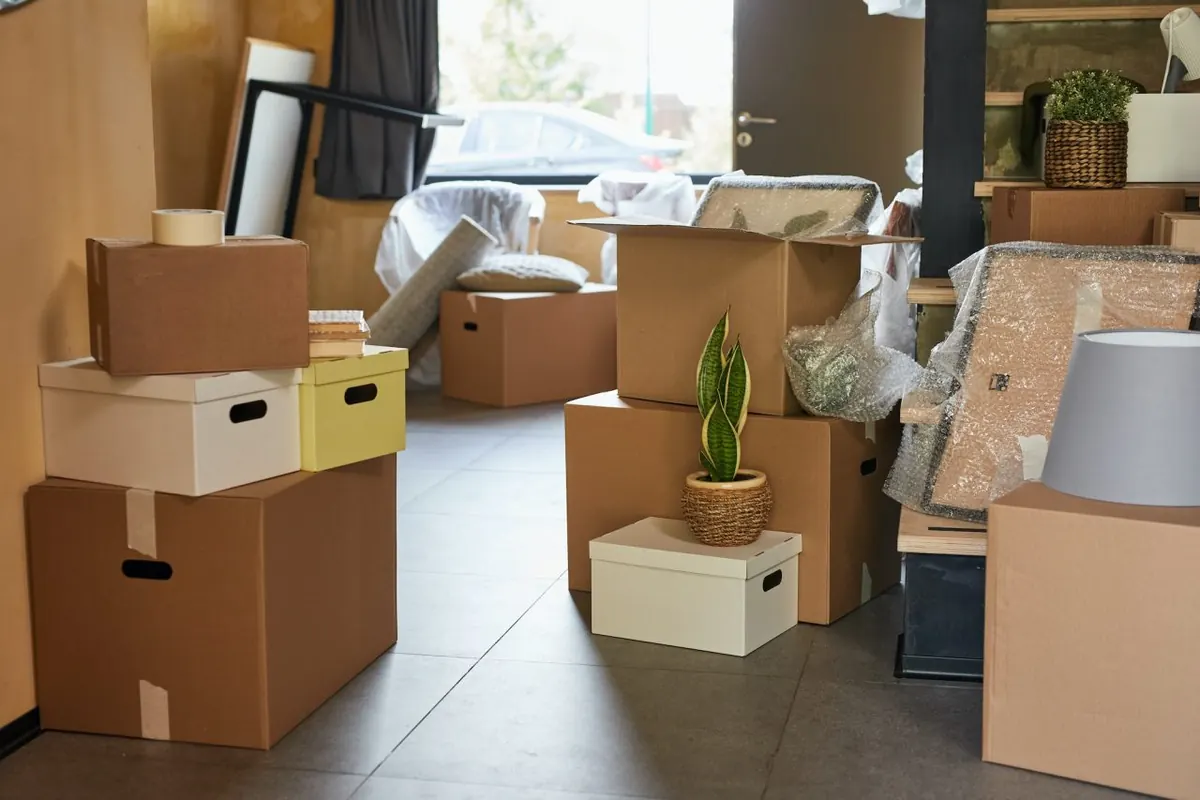
#> input picture img/dozen-nieuwe-woning-1200.webp, 1200 x 800 px, given in place of rdboard-boxes-while-relocating-into-new-apartment-scaled.jpg, which was not available
$ python images.py ../img ../img/dozen-nieuwe-woning-1280.webp
#> lines starting #> are read from the running program, lines starting #| are printed output that depends on the picture
"""Zet de originele WordPress-uploads om naar geoptimaliseerde WebP in meerdere breedtes."""
import json, os, sys
from PIL import Image, ImageOps
U = sys.argv[1]; OUT = sys.argv[2]
# bron -> (nieuwe naam, alt-tekst)
MAP = {
 "2023/12/closeup-man-carrying-cardboard-boxes-while-relocating-into-new-apartment-scaled.jpg": ("verhuisdozen-dragen", "Verhuisdozen worden een nieuwe woning in gedragen"),
 "2024/06/002.jpg": ("verhuizers-voordeur", "Twee verhuizers van HJ Verhuizing bij de voordeur met verhuisdozen"),
 "2024/06/003-1.jpg": ("kennismaking-voordeur", "Verhuizers van HJ Verhuizing geven een klant een hand bij de voordeur"),
 "2024/06/75-1.jpg": ("verhuizer-met-doos", "Verhuizer van HJ Verhuizing draagt een verhuisdoos"),
 "2024/06/75-scaled.jpg": ("verhuizer-met-doos-staand", "Verhuizer van HJ Verhuizing loopt met een verhuisdoos naar de woning"),
 "2026/01/IMG_6479.png": ("verhuizer-uitgesneden", "Verhuizer van HJ Verhuizing met een verhuisdoos"),
 "2026/01/boxes-in-new-home.jpg": ("dozen-nieuwe-woning", "Verhuisdozen in een nieuwe woning"),
 "2026/01/moving-a-young-couple-3-e1670171915618.jpg": ("stel-tussen-verhuisdozen", "Stel rust uit op de bank tussen de verhuisdozen"),
 "2026/01/moving.jpg": ("stel-lege-woning", "Stel zit op de vloer van hun nieuwe woning tussen verhuisdozen"),
 "2026/06/deventer-verhuisbedrijf.jpeg": ("verhuizer-steekwagen-woonkamer", "Verhuizer van HJ Verhuizing met een steekwagen in een woonkamer"),
 "2026/06/senioren-verhuis.jpeg": ("verhuiswagen-laden", "Team van HJ Verhuizing laadt de verhuiswagen met een steekwagen"),
 "2026/06/verhuis-zwolle.jpeg": ("verhuiswagen-laden-2", "Verhuizers laden dozen in de verhuiswagen onder een carport"),
 "2026/06/verhuisbedrijf-hattem.jpeg": ("verhuiswagen-laden-3", "Verhuizers van HJ Verhuizing aan het werk bij de verhuiswagen"),
 "2026/06/verhuisbedrijf-meppel.jpeg": ("verhuizer-draagt-doos", "Verhuizer van HJ Verhuizing draagt een doos door de woning"),
 "2026/06/verhuisbedrijf-zwolle.jpeg": ("team-laadt-verhuiswagen", "Drie verhuizers van HJ Verhuizing laden de verhuiswagen vol dozen"),
 "2026/06/verhuisservice-hattem.jpeg": ("verhuizer-verhuisdoos-binnen", "Verhuizer van HJ Verhuizing draagt een verhuisdoos de woning uit"),
 "2026/06/verhuisservice-meppel.jpeg": ("spiegel-dragen", "Twee verhuizers dragen voorzichtig een grote spiegel naar buiten"),
 "2026/06/verhuisservice-zwolle.jpeg": ("kast-dragen", "Verhuizers van HJ Verhuizing dragen een kast naar de verhuiswagen"),
 "2026/06/verhuizing-1.jpeg": ("meubel-dragen", "Verhuizer van HJ Verhuizing draagt een meubelstuk naar buiten"),
 "2026/06/verhuizing-e1781340699453.jpeg": ("hj-verhuizing-shirt", "Verhuizer in een shirt van HJ Verhuizing"),
 "2026/06/verhuizing-hattem.jpeg": ("verhuiswagen-dozen", "Verhuiswagen vol dozen met verhuizers ervoor"),
 "2026/06/verhuizing-zwolle.jpeg": ("verhuiswagen-laden-4", "Verhuizers laden de verhuiswagen met een steekwagen"),
 "2026/06/zwolle-verhuisdienst.jpeg": ("verhuiswagen-vol", "Verhuizer van HJ Verhuizing bij een volle verhuiswagen"),
 "2026/06/zwolle-verhuisservice.jpeg": ("steekwagen-dozen", "Verhuizer rijdt een steekwagen met dozen door de woonkamer"),
}
WIDTHS = [480, 800, 1200, 1600]
meta = {}
os.makedirs(OUT, exist_ok=True)
for src, (name, alt) in MAP.items():
    im = Image.open(os.path.join(U, src)); im = ImageOps.exif_transpose(im)
#> further down, im is the input picture: PIL image 1200x800 RGB; mean R, G, B 139.4, 120.3, 99.2
    keep_alpha = im.mode in ("RGBA", "LA", "P") and src.endswith(".png")
#> keep_alpha = False
    im = im.convert("RGBA" if keep_alpha else "RGB")
    w0, h0 = im.size; ws = [w for w in WIDTHS if w < w0] + [min(w0, 1600)]
#> after `w0, h0 = im.size`: w0 = 1200; h0 = 800
#> after `ws = [w for w in WIDTHS if w < w0] + [min(w0, 1600)]`: ws = [480, 800, 1200]
    ws = sorted(set(ws))
    for w in ws:
        r = im.resize((w, round(h0 * w / w0)), Image.LANCZOS)
        r.save(os.path.join(OUT, f"{name}-{w}.webp"), "WEBP", quality=78, method=6)
    meta[name] = {"src": src, "alt": alt, "w": w0, "h": h0, "widths": ws, "ratio": h0 / w0}
    # OG-afbeelding 1200x630
    og = ImageOps.fit(im.convert("RGB"), (1200, 630), Image.LANCZOS, centering=(0.5, 0.4))
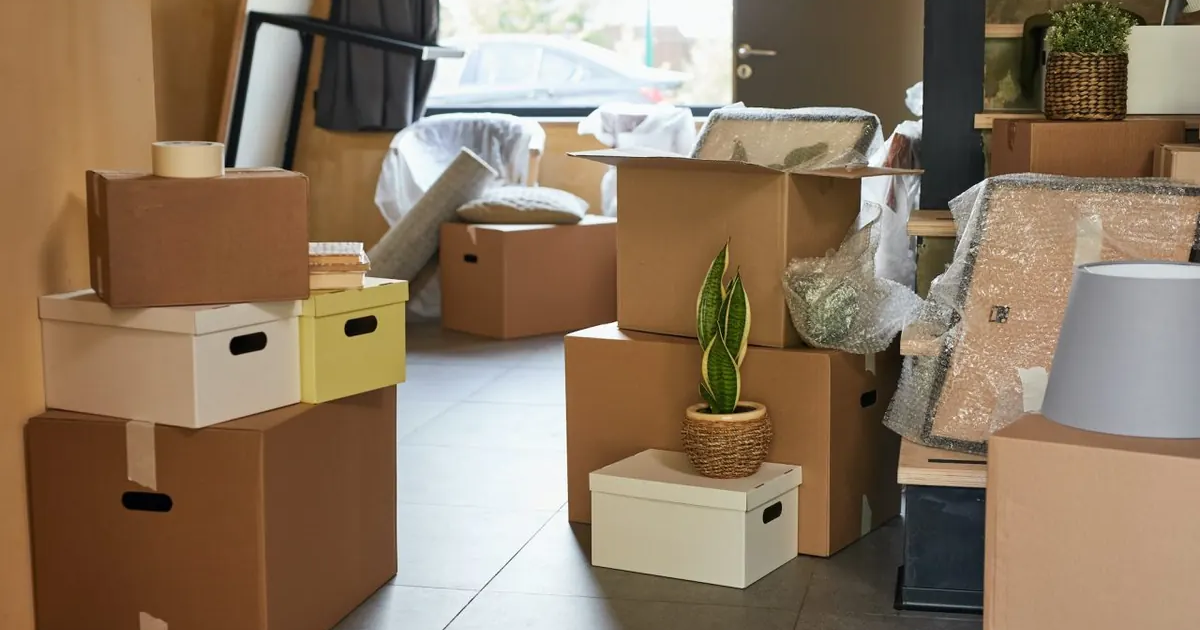
#> og: PIL image 1200x630 RGB; mean R, G, B 141, 120.4, 97.9
    og.save(os.path.join(OUT, f"og-{name}.jpg"), "JPEG", quality=80, optimize=True, progressive=True)
#> pass 2 of the loop `for src, (name, alt) in MAP.items():`:
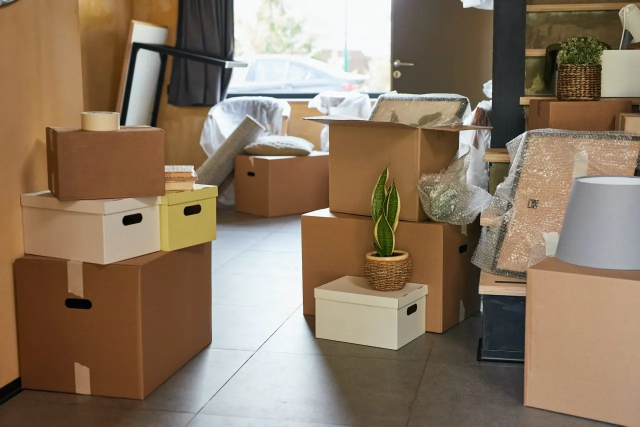
#> input picture img/dozen-nieuwe-woning-1280.webp, 1280 x 853 px, given in place of 002.jpg, which was not available (shown at 1/2 size)
#> im is the input picture: PIL image 1280x853 RGB; mean R, G, B 139.4, 120.2, 99.3
#> the loop `for w in ws:` made 4 passes
#> pass 1, `r = im.resize((w, round(h0 * w / w0)), Image.LANCZOS)`:
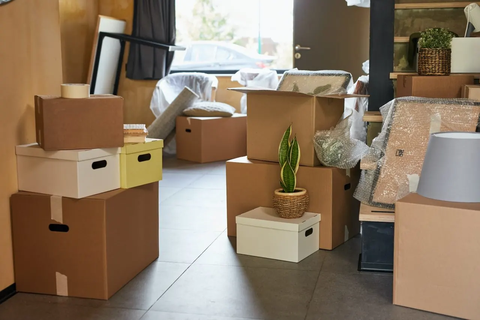
#> r: PIL image 480x320 RGB; mean R, G, B 139.4, 120.2, 99.3
#> `og = ImageOps.fit(im.convert("RGB"), (1200, 630), Image.LANCZOS, cente..`:
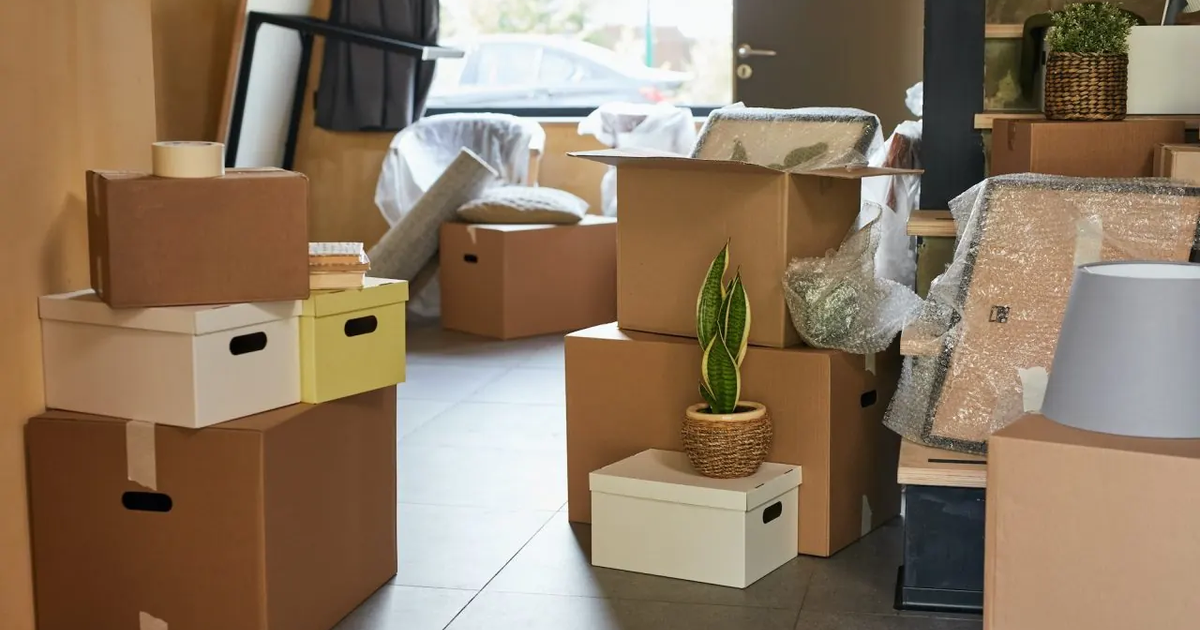
#> og: PIL image 1200x630 RGB; mean R, G, B 141, 120.3, 98
#> (the run stopped early here; a loop or call above may not have finished)
